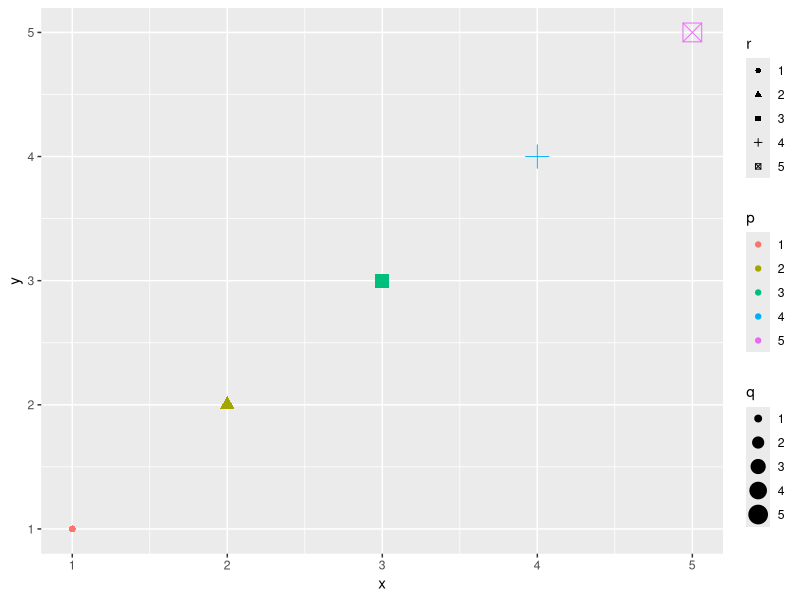
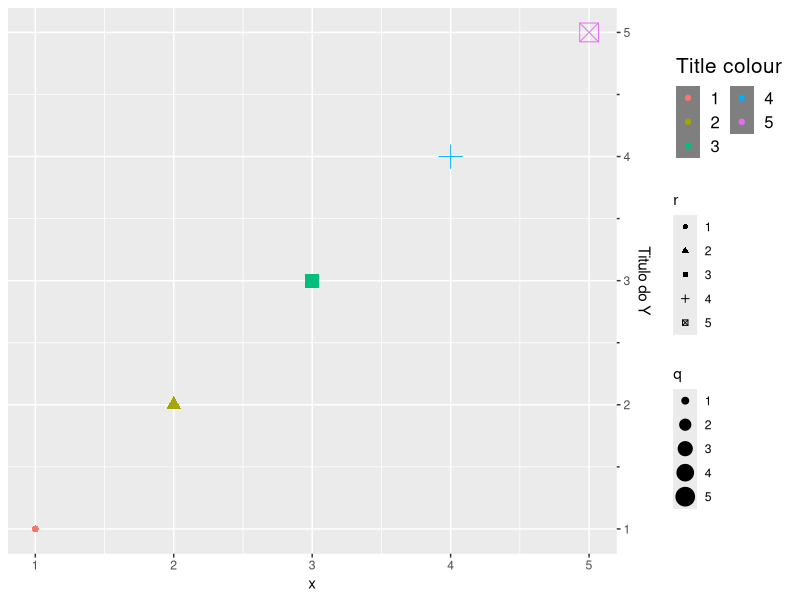

The R source for these figures, in order:
# ggplot object
library(tidyverse)
dat <- data.frame(x = 1:5, y = 1:5, p = factor(1:5), q = factor(1:5),
                  r = factor(1:5))
p <- ggplot(dat, aes(x, y, color = p, size = q, shape = r)) +
  geom_point()

p

p + guides(
  colour = guide_legend(title = 'Title colour',
                        ncol = 2,
                        order = 3,
                        position = 'right',
                        direction = 'vertical',
                        theme = theme_dark(base_size = 15)),
  shape = guide_legend(),
  size = guide_legend(),
  x = guide_axis(),
  y = guide_axis(minor.ticks = TRUE,title = 'Titulo do Y',position = 'right')
)

#